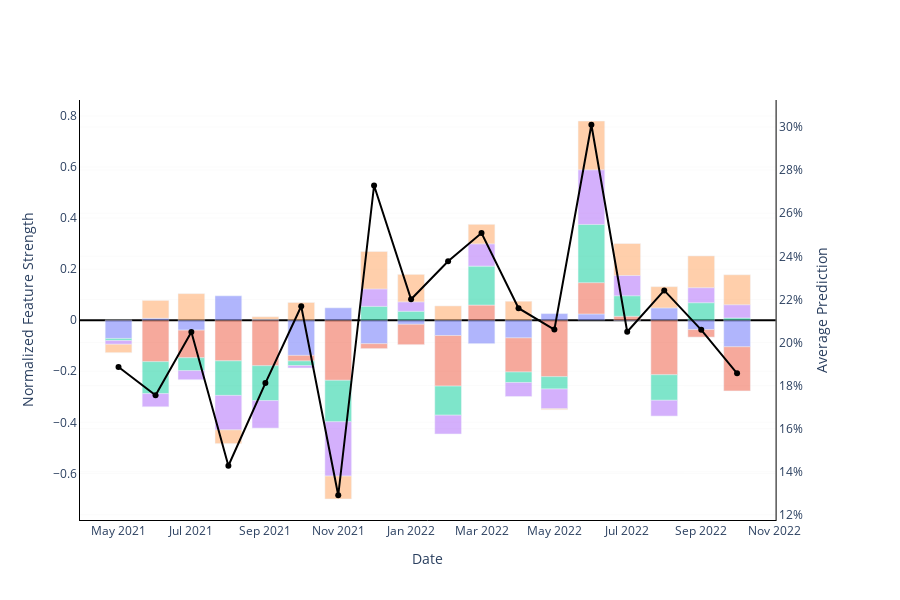

This figure's notebook cell:
### Code cell
# plot predictions and prediction explanations over time
date_col = 'Prediction_Point'
prep_and_plot_pe_over_time(melted, project_id, date_col, freq='MS', showlegend=False, max_features=5, height=600)

### Figure 1 — Plotly figure (JSON) as saved in the notebook; plotly's stock layout.template omitted (floating-point values rounded to 4 significant figures)
{"data": [{"marker": {"color": "Black", "size": 6}, "mode": "lines+markers", "name": "Average Prediction", "type": "scatter", "x": ["2021-05-01T00:00:00", "2021-06-01T00:00:00", "2021-07-01T00:00:00", "2021-08-01T00:00:00", "2021-09-01T00:00:00", "2021-10-01T00:00:00", "2021-11-01T00:00:00", "2021-12-01T00:00:00", "2022-01-01T00:00:00", "2022-02-01T00:00:00", "2022-03-01T00:00:00", "2022-04-01T00:00:00", "2022-05-01T00:00:00", "2022-06-01T00:00:00", "2022-07-01T00:00:00", "2022-08-01T00:00:00", "2022-09-01T00:00:00", "2022-10-01T00:00:00"], "xaxis": "x", "y": [0.1886, 0.1755, 0.2049, 0.1428, 0.1811, 0.2168, 0.1291, 0.2729, 0.22, 0.2377, 0.2508, 0.2159, 0.206, 0.3011, 0.205, 0.2242, 0.2059, 0.1857], "yaxis": "y2"}, {"customdata": [[24, -2.93, "Contract_Duration"], [12, 0.2517, "Contract_Duration"], [18, -2.177, "Contract_Duration"], [12, 3.73, "Contract_Duration"], [12, 0.1637, "Contract_Duration"], [24, -6.475, "Contract_Duration"], [12, 2.187, "Contract_Duration"], [24, -4.59, "Contract_Duration"], [12, -0.712, "Contract_Duration"], [24, -2.453, "Contract_Duration"], [24, -5.145, "Contract_Duration"], [24, -4.013, "Contract_Duration"], [12, 1.114, "Contract_Duration"], [12, 1.168, "Contract_Duration"], [12, -0.122, "Contract_Duration"], [12, 2.782, "Contract_Duration"], [24, -2.379, "Contract_Duration"], [24, -4.781, "Contract_Duration"]], "hoverlabel": {"align": "left", "bgcolor": "white", "font": {"family": "Rockwell", "size": 16}}, "hovertemplate": "<br>Period</b>: %{x}<br>Feature</b>: %{customdata[2]}<br>Strength</b>: %{y: .2}<br>Median Value</b>: %{customdata[0]: .3}<extra></extra>", "marker": {"color": "#636EFA"}, "name": "Contract_Duration", "opacity": 0.5, "type": "bar", "x": ["2021-05-01T00:00:00", "2021-06-01T00:00:00", "2021-07-01T00:00:00", "2021-08-01T00:00:00", "2021-09-01T00:00:00", "2021-10-01T00:00:00", "2021-11-01T00:00:00", "2021-12-01T00:00:00", "2022-01-01T00:00:00", "2022-02-01T00:00:00", "2022-03-01T00:00:00", "2022-04-01T00:00:00", "2022-05-01T00:00:00", "2022-06-01T00:00:00", "2022-07-01T00:00:00", "2022-08-01T00:00:00", "2022-09-01T00:00:00", "2022-10-01T00:00:00"], "y": [-0.07145, 0.007402, -0.03888, 0.09564, 0.002923, -0.1378, 0.04861, -0.09181, -0.01582, -0.05983, -0.09188, -0.06919, 0.0259, 0.02434, -0.002541, 0.04797, -0.03659, -0.1039]}, {"customdata": [[2.5, 0.03555, "Product_Usage (1 month count)"], [4, -5.517, "Product_Usage (1 month count)"], [3, -6.048, "Product_Usage (1 month count)"], [4, -6.208, "Product_Usage (1 month count)"], [4, -9.972, "Product_Usage (1 month count)"], [3, -1.023, "Product_Usage (1 month count)"], [4, -10.59, "Product_Usage (1 month count)"], [2, -0.9786, "Product_Usage (1 month count)"], [2, -3.604, "Product_Usage (1 month count)"], [4, -8.116, "Product_Usage (1 month count)"], [2, 3.317, "Product_Usage (1 month count)"], [2, -7.74, "Product_Usage (1 month count)"], [3, -9.502, "Product_Usage (1 month count)"], [1, 5.894, "Product_Usage (1 month count)"], [2, 0.7347, "Product_Usage (1 month count)"], [3, -12.38, "Product_Usage (1 month count)"], [2, -1.929, "Product_Usage (1 month count)"], [2, -7.961, "Product_Usage (1 month count)"]], "hoverlabel": {"align": "left", "bgcolor": "white", "font": {"family": "Rockwell", "size": 16}}, "hovertemplate": "<br>Period</b>: %{x}<br>Feature</b>: %{customdata[2]}<br>Strength</b>: %{y: .2}<br>Median Value</b>: %{customdata[0]: .3}<extra></extra>", "marker": {"color": "#EF553B"}, "name": "Product_Usage (1 month count)", "opacity": 0.5, "type": "bar", "x": ["2021-05-01T00:00:00", "2021-06-01T00:00:00", "2021-07-01T00:00:00", "2021-08-01T00:00:00", "2021-09-01T00:00:00", "2021-10-01T00:00:00", "2021-11-01T00:00:00", "2021-12-01T00:00:00", "2022-01-01T00:00:00", "2022-02-01T00:00:00", "2022-03-01T00:00:00", "2022-04-01T00:00:00", "2022-05-01T00:00:00", "2022-06-01T00:00:00", "2022-07-01T00:00:00", "2022-08-01T00:00:00", "2022-09-01T00:00:00", "2022-10-01T00:00:00"], "y": [0.000867, -0.1623, -0.108, -0.1592, -0.1781, -0.02177, -0.2353, -0.01957, -0.08008, -0.198, 0.05924, -0.1335, -0.221, 0.1228, 0.01531, -0.2134, -0.02968, -0.1731]}, {"customdata": [[3, -0.323, "Product_Usage[Activity_Type] (1 month unique count)"], [4, -4.255, "Product_Usage[Activity_Type] (1 month unique count)"], [3, -2.835, "Product_Usage[Activity_Type] (1 month unique count)"], [3, -5.278, "Product_Usage[Activity_Type] (1 month unique count)"], [3, -7.656, "Product_Usage[Activity_Type] (1 month unique count)"], [3, -0.8454, "Product_Usage[Activity_Type] (1 month unique count)"], [4, -7.305, "Product_Usage[Activity_Type] (1 month unique count)"], [2, 2.702, "Product_Usage[Activity_Type] (1 month unique count)"], [2, 1.566, "Product_Usage[Activity_Type] (1 month unique count)"], [4, -4.681, "Product_Usage[Activity_Type] (1 month unique count)"], [2, 8.543, "Product_Usage[Activity_Type] (1 month unique count)"], [2.5, -2.392, "Product_Usage[Activity_Type] (1 month unique count)"], [3, -2.078, "Product_Usage[Activity_Type] (1 month unique count)"], [1, 10.94, "Product_Usage[Activity_Type] (1 month unique count)"], [2, 3.859, "Product_Usage[Activity_Type] (1 month unique count)"], [3, -5.805, "Product_Usage[Activity_Type] (1 month unique count)"], [2, 4.452, "Product_Usage[Activity_Type] (1 month unique count)"], [2, 0.4081, "Product_Usage[Activity_Type] (1 month unique count)"]], "hoverlabel": {"align": "left", "bgcolor": "white", "font": {"family": "Rockwell", "size": 16}}, "hovertemplate": "<br>Period</b>: %{x}<br>Feature</b>: %{customdata[2]}<br>Strength</b>: %{y: .2}<br>Median Value</b>: %{customdata[0]: .3}<extra></extra>", "marker": {"color": "#00CC96"}, "name": "Product_Usage[Activity_Type] (1 month unique count)", "opacity": 0.5, "type": "bar", "x": ["2021-05-01T00:00:00", "2021-06-01T00:00:00", "2021-07-01T00:00:00", "2021-08-01T00:00:00", "2021-09-01T00:00:00", "2021-10-01T00:00:00", "2021-11-01T00:00:00", "2021-12-01T00:00:00", "2022-01-01T00:00:00", "2022-02-01T00:00:00", "2022-03-01T00:00:00", "2022-04-01T00:00:00", "2022-05-01T00:00:00", "2022-06-01T00:00:00", "2022-07-01T00:00:00", "2022-08-01T00:00:00", "2022-09-01T00:00:00", "2022-10-01T00:00:00"], "y": [-0.007878, -0.1251, -0.05062, -0.1353, -0.1367, -0.01799, -0.1623, 0.05404, 0.03479, -0.1142, 0.1526, -0.04124, -0.04832, 0.2279, 0.0804, -0.1001, 0.0685, 0.008871]}, {"customdata": [[3, -0.6091, "Product_Usage[UserID] (1 month unique count)"], [3, -1.76, "Product_Usage[UserID] (1 month unique count)"], [3, -1.995, "Product_Usage[UserID] (1 month unique count)"], [4, -5.262, "Product_Usage[UserID] (1 month unique count)"], [3, -6.041, "Product_Usage[UserID] (1 month unique count)"], [2.5, -0.4539, "Product_Usage[UserID] (1 month unique count)"], [4, -9.573, "Product_Usage[UserID] (1 month unique count)"], [2, 3.421, "Product_Usage[UserID] (1 month unique count)"], [2, 1.662, "Product_Usage[UserID] (1 month unique count)"], [3, -3.021, "Product_Usage[UserID] (1 month unique count)"], [2, 4.883, "Product_Usage[UserID] (1 month unique count)"], [3, -3.193, "Product_Usage[UserID] (1 month unique count)"], [3, -3.317, "Product_Usage[UserID] (1 month unique count)"], [1, 10.27, "Product_Usage[UserID] (1 month unique count)"], [2, 3.81, "Product_Usage[UserID] (1 month unique count)"], [3, -3.598, "Product_Usage[UserID] (1 month unique count)"], [3, 3.824, "Product_Usage[UserID] (1 month unique count)"], [2, 2.378, "Product_Usage[UserID] (1 month unique count)"]], "hoverlabel": {"align": "left", "bgcolor": "white", "font": {"family": "Rockwell", "size": 16}}, "hovertemplate": "<br>Period</b>: %{x}<br>Feature</b>: %{customdata[2]}<br>Strength</b>: %{y: .2}<br>Median Value</b>: %{customdata[0]: .3}<extra></extra>", "marker": {"color": "#AB63FA"}, "name": "Product_Usage[UserID] (1 month unique count)", "opacity": 0.5, "type": "bar", "x": ["2021-05-01T00:00:00", "2021-06-01T00:00:00", "2021-07-01T00:00:00", "2021-08-01T00:00:00", "2021-09-01T00:00:00", "2021-10-01T00:00:00", "2021-11-01T00:00:00", "2021-12-01T00:00:00", "2022-01-01T00:00:00", "2022-02-01T00:00:00", "2022-03-01T00:00:00", "2022-04-01T00:00:00", "2022-05-01T00:00:00", "2022-06-01T00:00:00", "2022-07-01T00:00:00", "2022-08-01T00:00:00", "2022-09-01T00:00:00", "2022-10-01T00:00:00"], "y": [-0.01486, -0.05177, -0.03563, -0.1349, -0.1079, -0.009657, -0.2127, 0.06841, 0.03694, -0.07369, 0.0872, -0.05506, -0.07714, 0.2139, 0.07937, -0.06203, 0.05884, 0.0517]}, {"customdata": [[10, -1.356, "Product_Usage[UserID] (180 days unique count)"], [8, 2.39, "Product_Usage[UserID] (180 days unique count)"], [8, 5.836, "Product_Usage[UserID] (180 days unique count)"], [10, -2.107, "Product_Usage[UserID] (180 days unique count)"], [8, 0.6054, "Product_Usage[UserID] (180 days unique count)"], [8, 3.268, "Product_Usage[UserID] (180 days unique count)"], [11, -4.049, "Product_Usage[UserID] (180 days unique count)"], [7, 7.354, "Product_Usage[UserID] (180 days unique count)"], [7, 4.855, "Product_Usage[UserID] (180 days unique count)"], [8, 2.299, "Product_Usage[UserID] (180 days unique count)"], [7, 4.294, "Product_Usage[UserID] (180 days unique count)"], [7, 4.322, "Product_Usage[UserID] (180 days unique count)"], [8, -0.1649, "Product_Usage[UserID] (180 days unique count)"], [7, 9.187, "Product_Usage[UserID] (180 days unique count)"], [7, 6.019, "Product_Usage[UserID] (180 days unique count)"], [8, 4.845, "Product_Usage[UserID] (180 days unique count)"], [7, 8.094, "Product_Usage[UserID] (180 days unique count)"], [7.5, 5.405, "Product_Usage[UserID] (180 days unique count)"]], "hoverlabel": {"align": "left", "bgcolor": "white", "font": {"family": "Rockwell", "size": 16}}, "hovertemplate": "<br>Period</b>: %{x}<br>Feature</b>: %{customdata[2]}<br>Strength</b>: %{y: .2}<br>Median Value</b>: %{customdata[0]: .3}<extra></extra>", "marker": {"color": "#FFA15A"}, "name": "Product_Usage[UserID] (180 days unique count)", "opacity": 0.5, "type": "bar", "x": ["2021-05-01T00:00:00", "2021-06-01T00:00:00", "2021-07-01T00:00:00", "2021-08-01T00:00:00", "2021-09-01T00:00:00", "2021-10-01T00:00:00", "2021-11-01T00:00:00", "2021-12-01T00:00:00", "2022-01-01T00:00:00", "2022-02-01T00:00:00", "2022-03-01T00:00:00", "2022-04-01T00:00:00", "2022-05-01T00:00:00", "2022-06-01T00:00:00", "2022-07-01T00:00:00", "2022-08-01T00:00:00", "2022-09-01T00:00:00", "2022-10-01T00:00:00"], "y": [-0.03307, 0.07029, 0.1042, -0.05403, 0.01081, 0.06953, -0.08999, 0.1471, 0.1079, 0.05608, 0.07667, 0.07452, -0.003835, 0.1914, 0.1254, 0.08353, 0.1245, 0.1175]}], "layout": {"barmode": "relative", "height": 600, "hoverlabel": {"bgcolor": "white", "font": {"family": "Rockwell", "size": 16}, "namelength": -1}, "legend": {"x": 1.1, "xanchor": "left", "y": 1, "yanchor": "top"}, "plot_bgcolor": "rgba(0,0,0,0)", "showlegend": false, "xaxis": {"anchor": "y", "domain": [0, 0.94], "gridcolor": "#7f7f7f", "gridwidth": 1, "linecolor": "black", "linewidth": 1, "showgrid": false, "showline": true, "title": {"text": "Date"}}, "yaxis": {"anchor": "x", "domain": [0, 1], "gridcolor": "lightgray", "gridwidth": 0.1, "linecolor": "black", "linewidth": 1, "showgrid": true, "showline": true, "title": {"text": "Normalized Feature Strength"}, "zeroline": true, "zerolinecolor": "black", "zerolinewidth": 2}, "yaxis2": {"anchor": "x", "gridcolor": "lightgray", "gridwidth": 0.1, "linecolor": "black", "linewidth": 1, "overlaying": "y", "showgrid": true, "showline": true, "side": "right", "tickformat": ",.0%", "title": {"text": "Average Prediction"}, "zeroline": true, "zerolinecolor": "black", "zerolinewidth": 2}}}
